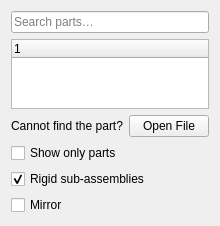
<?xml version="1.0" encoding="UTF-8"?>
<ui version="4.0">
 <class>TaskAssemblyInsertLink</class>
 <widget class="QWidget" name="TaskAssemblyInsertLink">
  <property name="geometry">
   <rect>
    <x>0</x>
    <y>0</y>
    <width>200</width>
    <height>200</height>
   </rect>
  </property>
  <property name="windowTitle">
   <string>Insert</string>
  </property>
  <layout class="QGridLayout" name="gridLayout">
   <item row="0" column="0">
    <widget class="QLineEdit" name="filterPartList">
     <property name="placeholderText">
      <string>Search parts…</string>
     </property>
    </widget>
   </item>
   <item row="1" column="0">
    <widget class="QTreeWidget" name="partList">
     <property name="sizePolicy">
      <sizepolicy hsizetype="Expanding" vsizetype="Expanding">
       <horstretch>0</horstretch>
       <verstretch>0</verstretch>
      </sizepolicy>
     </property>
    </widget>
   </item>
   <item row="2" column="0">
    <layout class="QHBoxLayout" name="hLayout">
     <item>
      <widget class="QLabel" name="label1">
       <property name="text">
        <string>Cannot find the part?</string>
       </property>
      </widget>
     </item>
     <item>
      <widget class="QPushButton" name="openFileButton">
       <property name="text">
        <string>Open File</string>
       </property>
      </widget>
     </item>
    </layout>
   </item>
   <item row="3" column="0">
    <widget class="Gui::PrefCheckBox" name="CheckBox_ShowOnlyParts">
     <property name="toolTip">
      <string>Shows only parts in the list</string>
     </property>
     <property name="text">
      <string>Show only parts</string>
     </property>
     <property name="checked">
      <bool>false</bool>
     </property>
     <property name="prefEntry" stdset="0">
      <cstring>InsertShowOnlyParts</cstring>
     </property>
     <property name="prefPath" stdset="0">
      <cstring>Mod/Assembly</cstring>
     </property>
    </widget>
   </item>
   <item row="4" column="0">
    <widget class="Gui::PrefCheckBox" name="CheckBox_RigidSubAsm">
     <property name="toolTip">
      <string>Sets whether the inserted sub-assemblies will be rigid or flexible.
Rigid means that the added sub-assembly will be considered as a solid unit within the parent assembly.
Flexible means that the added sub-assembly will allow movement of its individual components' joints within the parent assembly.
You can change this behavior at any time by either right-clicking the sub-assembly on the document tree and toggling the
'Turn rigid'/'Turn flexible' command there, or by editing its Rigid property in the property editor.</string>
     </property>
     <property name="text">
      <string>Rigid sub-assemblies</string>
     </property>
     <property name="checked">
      <bool>true</bool>
     </property>
     <property name="prefEntry" stdset="0">
      <cstring>InsertRigidSubAssemblies</cstring>
     </property>
     <property name="prefPath" stdset="0">
      <cstring>Mod/Assembly</cstring>
     </property>
    </widget>
   </item>
   <item row="5" column="0">
    <widget class="Gui::PrefCheckBox" name="CheckBox_Mirror">
     <property name="toolTip">
      <string>Insert a mirrored version of the selected component.</string>
     </property>
     <property name="text">
      <string>Mirror</string>
     </property>
     <property name="checked">
      <bool>false</bool>
     </property>
     <property name="prefEntry" stdset="0">
      <cstring>MirrorComponents</cstring>
     </property>
     <property name="prefPath" stdset="0">
      <cstring>Mod/Assembly</cstring>
     </property>
    </widget>
   </item>
   </layout>
 </widget>
 <customwidgets>
  <customwidget>
   <class>Gui::PrefCheckBox</class>
   <extends>QCheckBox</extends>
   <header>Gui/PrefWidgets.h</header>
  </customwidget>
 </customwidgets>
 <resources/>
 <connections/>
</ui>
